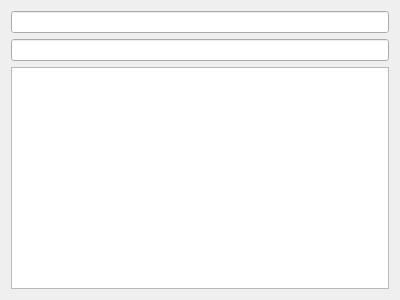
<?xml version="1.0" encoding="UTF-8"?>
<ui version="4.0">
 <class>OpcUaClient</class>
 <widget class="QWidget" name="OpcUaClient">
  <property name="geometry">
   <rect>
    <x>0</x>
    <y>0</y>
    <width>400</width>
    <height>300</height>
   </rect>
  </property>
  <property name="windowTitle">
   <string>Form</string>
  </property>
  <layout class="QVBoxLayout" name="verticalLayout">
   <item>
    <widget class="QLineEdit" name="server">
     <property name="readOnly">
      <bool>true</bool>
     </property>
    </widget>
   </item>
   <item>
    <widget class="QLineEdit" name="endpoint">
     <property name="readOnly">
      <bool>true</bool>
     </property>
    </widget>
   </item>
   <item>
    <widget class="QTreeView" name="treeView"/>
   </item>
  </layout>
 </widget>
 <resources/>
 <connections/>
</ui>
